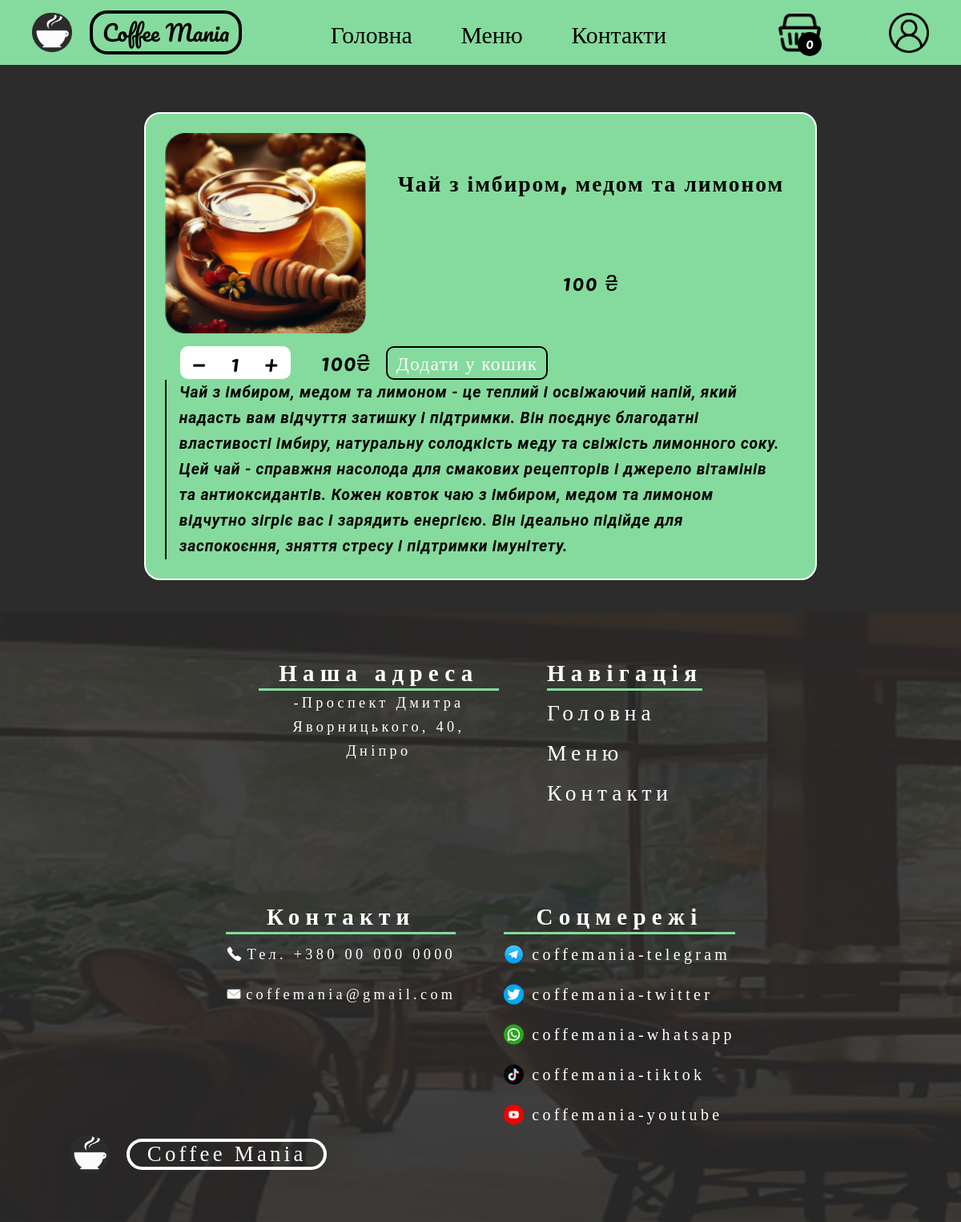
/menu/3, run on the app's committed database.
### shop/models.py (models this page shows, shortened)
class Product(models.Model):
    name = models.CharField(max_length=255)
    image = models.ImageField(upload_to= "products")
    description = models.TextField()
    price = models.CharField(max_length=255)
    def get_absolute_url(self):
        return reverse('product', kwargs = {'product_pk': self.pk})

### shop/views.py (the view, shortened to what this page needs)
# urls.py: path('menu/<product_pk>', show_product, name = 'product'),
def show_product(request, product_pk):
    product = get_object_or_404(Product, pk=product_pk)
    return render(request, 'product/product.html', context={'product': product})

### ordering/views.py (called while the page is built)
def is_user_registered(session_key):
    try:
        session = Session.objects.get(session_key=session_key)
        user_id = session.get_decoded().get("_auth_user_id")
        user = User.objects.filter(pk=user_id).first()
        return user
    except Session.DoesNotExist:
        return None

### user_interface/context_processors.py (called while the page is built)
def product_count(request):
    session_key = request.session.session_key
    if is_user_registered(session_key):
        user = is_user_registered(session_key)
        products_in_basket = len(ProductInBasket.objects.filter(user=user))
    else:
        products_in_basket = len(ProductInBasket.objects.filter(session_key=session_key))
    return {'product_count': products_in_basket}

### shop/templates/product/product.html (shortened to what this page needs)
{% extends 'base/base.html' %}
{% load static %}
{% block css %}
<link rel="stylesheet" href="{% static 'product/product.css' %}">{% endblock %}
{% block content %}
<div class="product_content">
    <div class="product-row">
        <div class="product-main">
            <div class="product-info-div">
                <img src="{{ product.image.url }}" alt="{{ product.name }}">
                <div class="product-name-price">
                    <h2>{{ product.name }}</h2>
                    <p class="product-price">{{ product.price }} <span>&#8372</span> </p>
                </div>
            </div>
            <form method="post" id="basket_form">
                <div class="product-amount-totalprice">
                    <p class="product-amount-main">
                        <span data-value="-1" class="change-amount-main minus-main">&minus;</span>
                        <span class="amount">1</span>
                        <span data-value="+1" class="change-amount-main plus-main">&plus;</span>
                    </p>
                    <p class="product-totalprice"><span>{{ product.price }}</span>&#8372</p>
                </div>
                <button class="add-product-button" value="{{ product.get_absolute_url }}">Додати у кошик</button>
            </form>
        </div>
        <div class="product-description">
            <p>{{ product.description }}</p>
        </div>
    </div>
</div>
{% endblock %}

### user_interface/static/base/base.css (style rules this page uses)
* { margin: 0; padding: 0; box-sizing: border-box; }
body { overflow-x: hidden; }

### shop/static/product/product.css (style rules this page uses)
.product_content { display: flex; align-items: center; justify-content: center; background: #2c2c2c; width: 100vw; min-height: 91vh; padding: 5vh 0; font-family: 'Pacifico'; font-style: normal; font-weight: 400; letter-spacing: 0.05em; color: #000000; }
.product-row { margin-top: 100px; display: flex; flex-direction: column; width: 70vw; background: #85DB9D; border: 2px solid white; border-radius: 20px; padding: 2%; align-items: center; }
.product-main { display: flex; flex-direction: row; width: 100%; }
.product-info-div { display: flex; width: 70%; margin-bottom: 2%; }
.product-info-div img { height: 250px; border-radius: 20px; }
.product-name-price { display: flex; flex-direction: column; align-items: center; justify-content: space-around; margin-left: 5%; }
.product-name-price h2 { display: flex; text-align: center; letter-spacing: 0.07em; font-size: calc(20px + 12 * (100vw/1920)); }
.product-name-price p { font-family: 'Pacifico'; font-style: normal; font-weight: 400; text-align: center; letter-spacing: 0.05em; color: #000000; font-size: calc(20px + 12 * (100vw/1920)); }
.product-name-price p span { font-family: 'Roboto'; font-style: normal; }
.product-description { font-family: 'Roboto'; font-weight: 700; font-style: italic; font-size: calc(15px + 7 * (100vw/1920)); line-height: 4vh; border-left: 2px solid black; padding: 0 2%; }
#basket_form { display: flex; flex-direction: column; justify-content: center; align-items: center; width: 30%; }
.product-amount-totalprice { display: flex; width: 60%; justify-content: space-between; }
.product-amount-main { background: white; border-radius: 10px; font-size: calc(20px + 12 * (100vw/1920)); padding: 0 5%; display: flex; justify-content: space-between; width: 60%; height: fit-content; line-height: 1.5em; user-select: none; }
.change-amount-main { cursor: pointer; }
.product-totalprice { font-family: 'Roboto'; font-size: calc(20px + 14 * (100vw/1920)); }
.product-totalprice span { font-family: 'Pacifico'; }
.add-product-button { font-family: 'Pacifico'; font-size: calc(16px + 12 * (100vw/1920)); letter-spacing: 0.05em; color: white; background: none; border-radius: 10px; border: 2px solid black; cursor: pointer; transition: 0.3s; padding: 1% 2%; }
@media screen and (max-width: 1280px) { .product-main { flex-direction: column; } }
@media screen and (max-width: 1280px) { #basket_form { flex-direction: row; width: 70%; margin: 0; justify-content: start; } }
@media screen and (max-width: 1280px) { .product-amount-main { width: 50%; } }
@media screen and (max-width: 1280px) { .product-amount-totalprice { width: 50%; justify-content: space-around; align-items: center; } }
@media screen and (max-width: 1280px) { .product-info-div { width: 100%; } }

### data on the page
Product: image (picture), name "Чай з імбиром, медом та лимоном", price "100", description "Чай з імбиром, медом та лимоном - це теплий і освіжаючий напій, який надасть вам відчуття затишку і підтримки. Він поєднує благодатні властивості імбиру, натуральну солодкість меду та свіжість лимонного соку. Цей чай - справжня насолода для смакових рецепторів і джерело вітамінів та антиоксидантів. Кожен ковток чаю з імбиром, медом та лимоном відчутно зігріє вас і зарядить енергією. Він ідеально підійде для заспокоєння, зняття стресу і підтримки імунітету."

### other printed values
{{ product_count }} "0"
